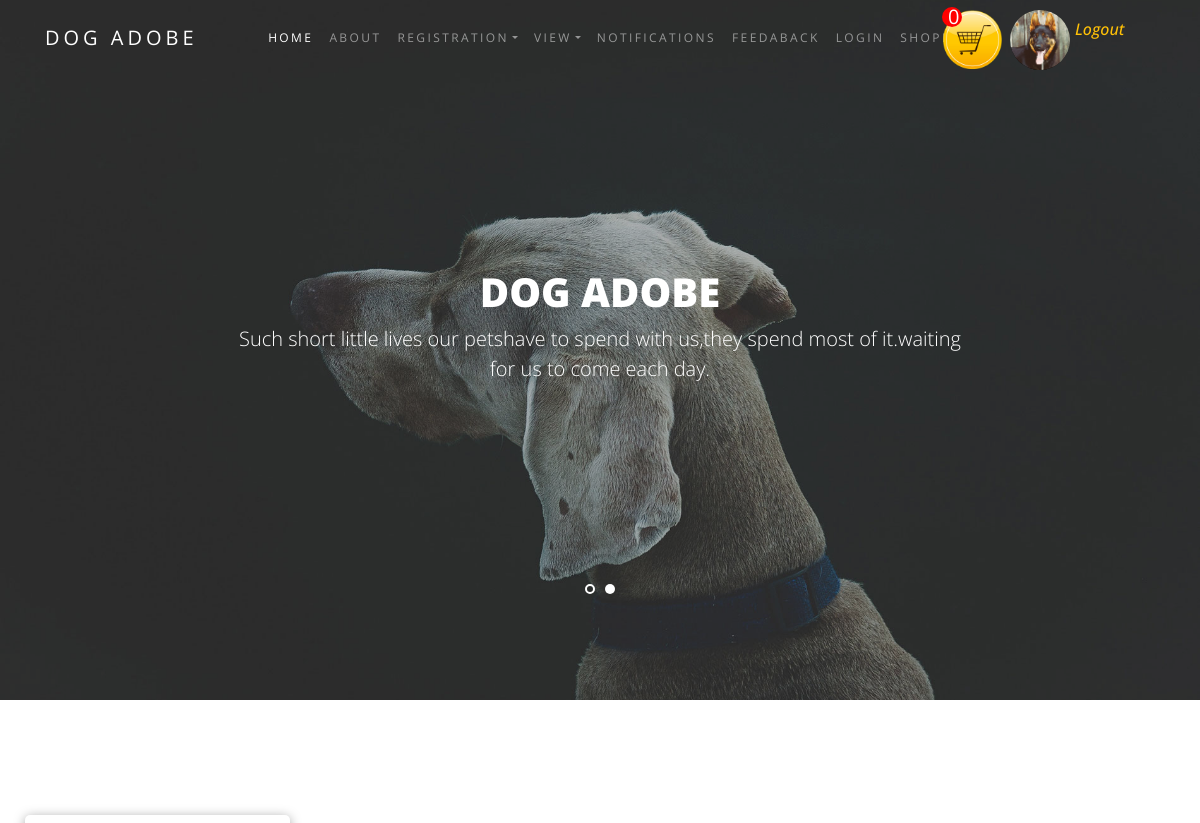
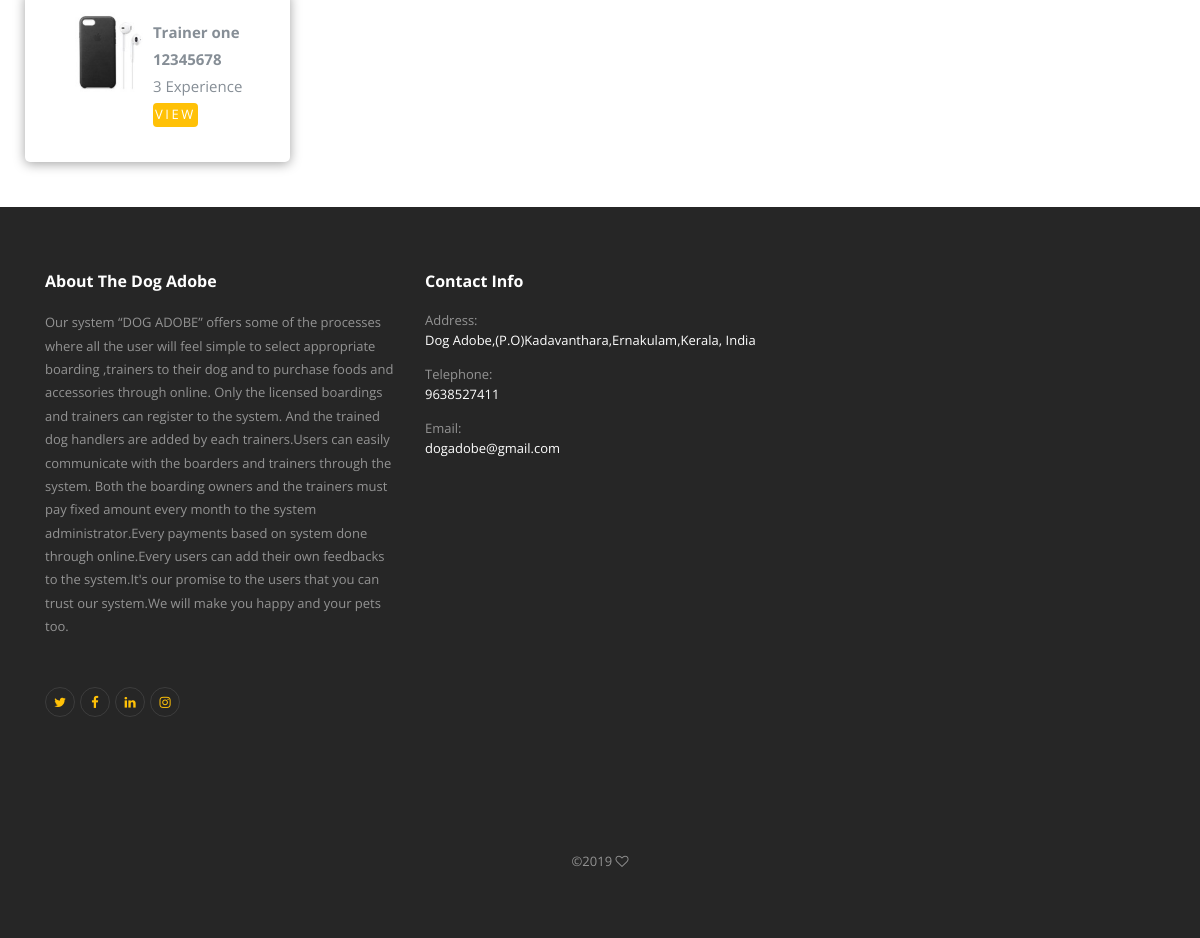
The app's page /viewtrainer/ with its own data (2 pictures, top to bottom).
### app/models.py (models this page shows)
class tbboarlog(models.Model):
    fname=models.CharField(max_length=100)
    lname=models.CharField(max_length=100)
    dob=models.CharField(max_length=100)
    address=models.CharField(max_length=100)
    pincode=models.CharField(max_length=100)
    propic=models.ImageField(upload_to='Images/profile',verbose_name="file", null=True,blank=True)
    place=models.CharField(max_length=100)
    street=models.CharField(max_length=100)
    landmark=models.CharField(max_length=100)
    desc=models.CharField(max_length=1000)
    username=models.CharField(max_length=100)
    password=models.CharField(max_length=100)
    email=models.CharField(max_length=100)
    phone=models.CharField(max_length=100)
    usertype=models.CharField(max_length=100)
    approve=models.CharField(max_length=100)
    exp=models.CharField(max_length=100)
    compname=models.CharField(max_length=100)
    licno=models.ImageField(upload_to='Images/licence',verbose_name="file", null=True,blank=True)
    contact=models.CharField(max_length=100)

### app/views.py (the view)
# urls.py: url(r'^viewtrainer/',viewtrainer,name="viewtrainer"),
def viewtrainer(request):
    data=tbboarlog.objects.filter(usertype='trainer',approve='Approve')
    return render(request,'app/viewtrainer.html',{'data':data})

### app/templates/app/viewtrainer.html (shortened to what this page needs)
{% extends "app/applayout.html" %}
{% block content %}
<div class="row" style="margin:100px 10px 30px; ">
   {% for i in data %}
    <div class="col-xs-3 col-sm-3 col-md-3 col-lg-3 myitem">
        <div class="myitem1">
            <div class="row">
                <div class="col-xs-5 col-sm-5 col-md-5 col-lg-5 mysp">
                    <img src="{{i.propic.url}}" alt="no img" class="myimg" width="150px" >
                </div>
                <div class="col-xs-5 col-sm-5 col-md-5 col-lg-5 myMP">
                    <div class="col-xs-12 col-sm-12 col-md-12 col-lg-12 myMP">
                        <br>
                        <b>{{i.fname}} {{i.lname}}</b><br>
                        <b>{{i.licno}}</b><br>
                    </div>
                    <div class="col-xs-12 col-sm-12 col-md-12 col-lg-12" style="margin: 0px;padding: 0px;">
                        {{i.exp}} Experience<br>
                        <a href="{% url 'app:viewindtrainer' id=i.id %}" style="padding: 0px;" class="btn btn-primary">View</a>
                    </div>
                </div>
            </div>
        </div>
    </div>
    {% endfor %}
</div>
{% endblock %}

### app/static/app/css/style.css (style rules this page uses)
body { background: #fff; font-family: "Open Sans", Arial, sans-serif; font-weight: 400; font-size: 15px; line-height: 1.8; color: #868e96; }
a { -webkit-transition: .3s all ease; -o-transition: .3s all ease; transition: .3s all ease; text-decoration: none; }
.btn, .form-control { outline: none; -webkit-box-shadow: none !important; box-shadow: none !important; }
.btn { font-size: 13px; text-transform: uppercase; letter-spacing: .2em; }
.btn.btn-primary { color: #fff; border-width: 2px; }

### app/templates/app/viewtrainer.html (style rules this page uses)
.myitem { padding: 10px; border-radius: 5px; }
.myitem1 { border-radius: 5px; height: 170px; margin: 5px; box-shadow: 0px 2px 12px 0 rgba(0,0,0,.36); }
.myimg { border-radius: 5px; }
.mysp { margin: 10px; overflow:hidden; height: 150px; border-radius: 5PX; }
.myMP { margin: 0px;padding: 0px; }

### records on screen
tbboarlog: propic (picture), fname "Trainer", lname "one", licno "12345678", exp "3"
